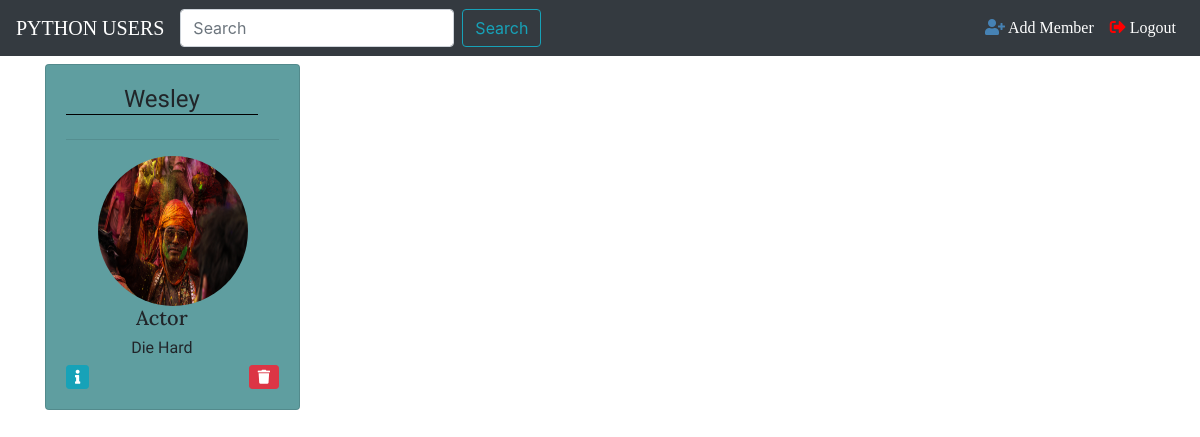
Before: / with the older database file.
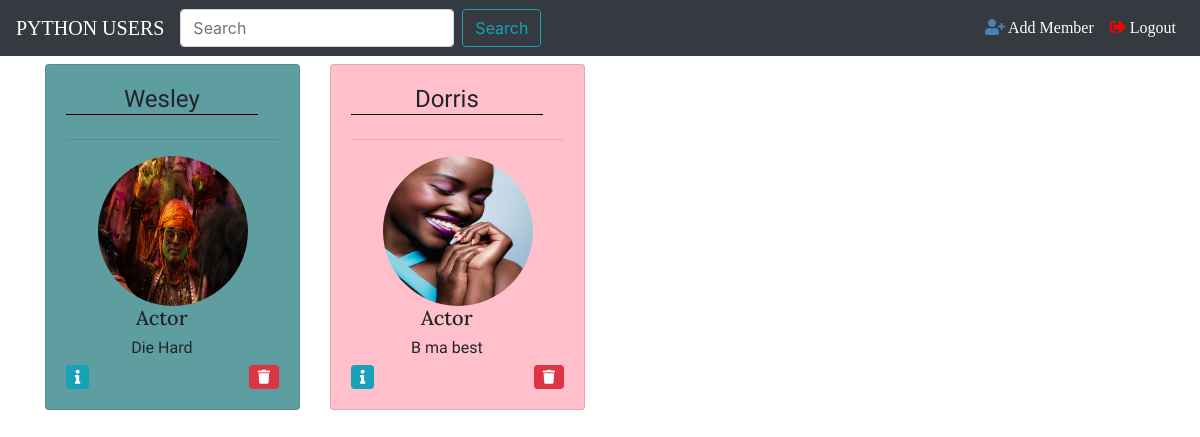
After: the same page with the newer database file.
### healthp/models.py (models this page shows, shortened)
class Member(models.Model):
    name=models.CharField(max_length=40)
    occupation=models.CharField(max_length=40)
    slogan=models.CharField(max_length=50)
    residence=models.CharField(max_length=50)
    photo =models.ImageField()
    campus=models.CharField(max_length=50)
    course=models.CharField(max_length=50)
    hobby=models.CharField(max_length=50)
    age=models.IntegerField()
    nationality=models.CharField(max_length=40)
    primary=models.CharField(max_length=40)
    secondary=models.CharField(max_length=40)
    email=models.EmailField()
    is_male=models.BooleanField(default=True)

### healthp/views.py (the view)
# urls.py: path('',views.MemberListView.as_view(), name='index'),
class MemberListView(ListView):
    model = Member
    template_name = 'healthp/index.html'
    context_object_name = 'profiles'
    ordering = ['name']
    def get_queryset(self):
        query=self.request.GET.get('q')
        if query:
            return Member.objects.filter(name__icontains=query) | Member.objects.filter(occupation__icontains=query)
        else:return Member.objects.all()

### healthp/templates/healthp/index.html (shortened to what this page needs)
{% extends 'healthp/base.html'%}
{%block content%}
    <div class="row">
        {% if profiles %}
          {% for prof in profiles %}
            <div class="col-sm-3">
                <div class="card card-body my-2" style="background-color: {% if prof.is_male %}cadetblue; {% else %}pink; {% endif %}">
                    <h4 class="text-center" style="white-space: nowrap; overflow: hidden; text-overflow: ellipsis; max-width: 90%; border-bottom: 1px solid black; font-family:Gugi">{{ prof.name }}</h4>
                    <hr>
                    <img src="{{ prof.photo.url }}" class="rounded-circle mx-auto img-fluid" alt=""  style="height: 150px; width: 150px;">
                    <div class="caption">
                        <h5 class="text-center" style="white-space: nowrap; overflow: hidden; text-overflow: ellipsis; max-width: 90%; font-family:Lora">{{ prof.occupation }}</h5>
                        <h6 class="text-center" style="white-space: nowrap; overflow: hidden; text-overflow: ellipsis; max-width: 90%; font-family:Modak">{{ prof.slogan }}</h6>
                        <button class="btn btn-info btn-sm" data-toggle="modal" data-target="#modal-{{ prof.id }}">
                          <i class="fas fa-info"></i>
                        </button>
                        <a href="{% url 'healthp:delete-members' prof.id %}" class="btn btn-danger btn-sm" style="float: right;">
                            <i class="fas fa-trash"></i>
                        </a>
                    </div>
                </div>
            </div>
          {% endfor %}
        {% endif %}
    </div>
{% endblock %}

### healthp/templates/healthp/base.html (shortened to what this page needs)
<html lang="en">
<head>
<link rel="stylesheet" href="https://stackpath.bootstrapcdn.com/bootstrap/4.3.1/css/bootstrap.min.css">
<link rel="stylesheet" href="https://use.fontawesome.com/releases/v5.8.1/css/all.css">
{% load static%}
<link rel="stylesheet" href="{%static 'healthp/CSS/Style.css'%}" type="text/css">
</head>
<body>
<nav class="navbar navbar-expand-lg navbar-dark bg-dark">
  <a class="navbar-brand" href="{% url 'healthp:index'%}" style="font-family: 'Acme', cursive;">PYTHON USERS</a>
  <div class="collapse navbar-collapse" id="navbarTogglerDemo03">
    <ul class="navbar-nav mr-auto mt-2 mt-lg-0">
    <li class="nav-item">
    <form class="form-inline my-2 my-lg-0">
      <input class="form-control mr-sm-2" type="search" placeholder="Search" aria-label="Search" name="q" value="{{ request.GET.q }}">
      <button class="btn btn-outline-info my-2 my-sm-0" type="submit">Search</button>
    </form>
        </li>
    </ul>
    <ul class="navbar-nav">
        <li class="nav-item active">
      <a class="nav-link" href="{% url 'healthp:add-member'%}" style="font-family: 'Orbirton', cursive;"><i class="fas fa-user-plus" style="color: steelblue;"></i> Add Member<span class="sr-only">(current)</span></a>
      </li>
      <li class="nav-item active">
      <a class="nav-link" href="" style="font-family: 'Orbirton', cursive;"><i class="fas fa-sign-out-alt" style="color: red;"></i> Logout<span class="sr-only">(current)</span></a>
      </li>
    </ul>
  </div>
</nav>
<div class="container">
    {% block content %}
    {% endblock %}
</div>
</body>

### healthp/Static/healthp/CSS/Style.css (style rules this page uses)
body { background:url("../Images/img.jpg"); }

Changed rows visible on the page:
added Member: name "Dorris", photo (picture), occupation "Actor", slogan "B ma best", is_male False (drawn)
